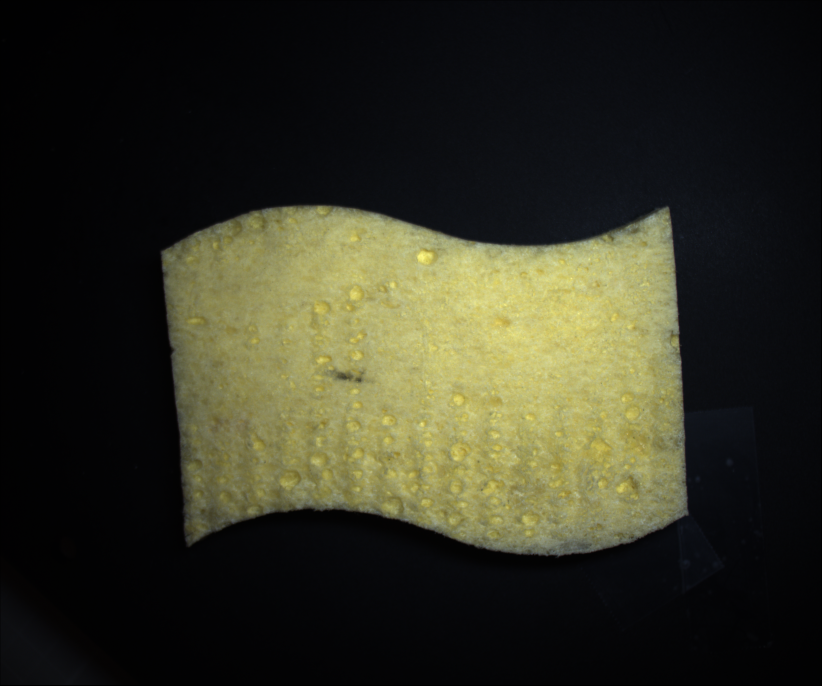
#> input picture trevor/Sponge/images/37958.png, 2464 x 2056 px (shown at 1/3 size); its folder holds only this picture in this run
$ python autoCanny.py --image ../../trevor/Sponge/images/37958.png
#> lines starting #> are read from the running program, lines starting #| are printed output that depends on the picture; after the words box and inside, x2 and y2 are one past the last pixel; in counts of white or black regions, pixels touching at a corner belong together
import numpy as np
import cv2
import argparse
import glob

def auto_Canny(image,sigma=0.33):
    v = np.median(image) #median

    lower = int(max(0, (1.0 - sigma) * v))
    upper = int(min(255, (1.0 + sigma) * v))
    edged_image = cv2.Canny(image,lower,upper)
    return edged_image

ap=argparse.ArgumentParser()
ap.add_argument("-i","--image", required=True,
    help="path to input dataset of images")
args = vars(ap.parse_args())

#for imagePath in glob.glob(args["images"] + "*/.png"):
image=cv2.imread(args["image"])
#> image is the input picture: shape (2056, 2464, 3); mean B, G, R 34.1, 48.9, 49.1
r = 500.0/image.shape[0]
#> r = 0.243
dim = (int(image.shape[1] *r), 500)
#> dim = (599, 500)
resized = cv2.resize(image, dim, interpolation = cv2.INTER_AREA)
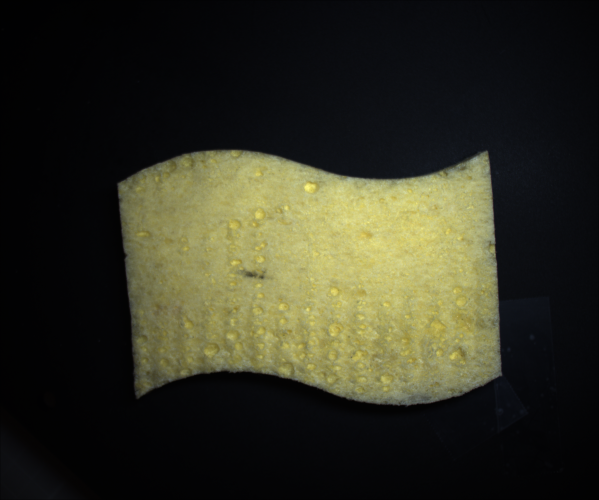
#> resized: shape (500, 599, 3); mean B, G, R 34.1, 48.9, 49.1
gray = cv2.cvtColor(resized, cv2.COLOR_BGR2GRAY)
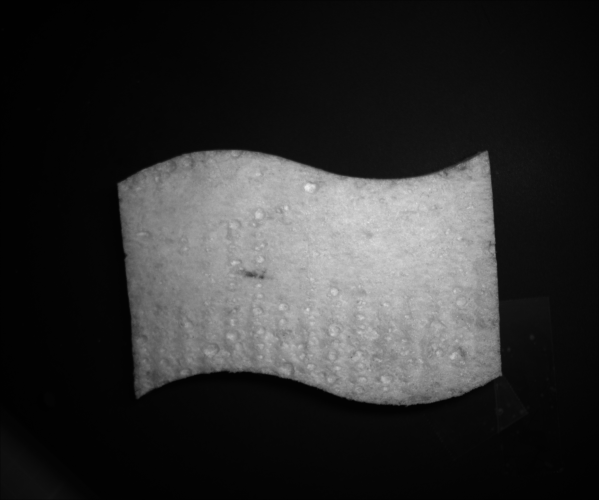
#> gray: shape (500, 599); min 1, max 237, mean 47.2
blurred = cv2.GaussianBlur(gray, (3,3), 0)

#wide = cv2.Canny(blurred,10,200)
#tight = cv2.Canny(blurred,225,250)
auto = auto_Canny(blurred) #returns edges
#> in auto_Canny, `v = np.median(image)`: v = 10
#> in auto_Canny, `lower = int(max(0, (1.0 - sigma) * v))`: lower = 6
#> in auto_Canny, `upper = int(min(255, (1.0 + sigma) * v))`: upper = 13
#> in auto_Canny, `edged_image = cv2.Canny(image,lower,upper)`:
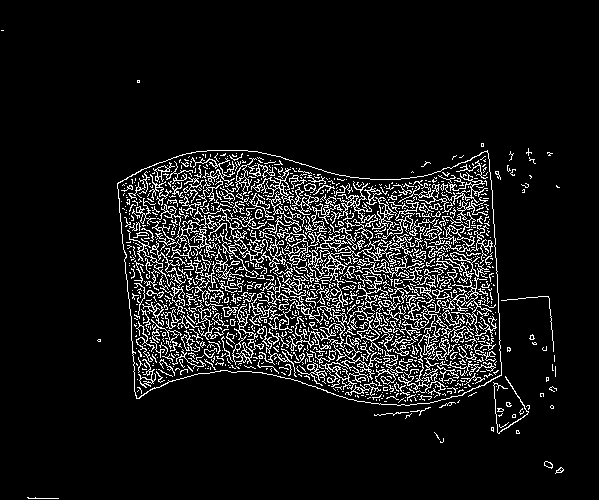
#> edged_image: shape (500, 599); 9.2% white in thin lines or dots, all inside (x1, y1, x2, y2) = (1, 30, 564, 499)

(cnts,_) = cv2.findContours(auto.copy(),cv2.RETR_EXTERNAL, cv2.CHAIN_APPROX_SIMPLE)
#> cnts = 54 contours, 50 with area under 20; largest, box (x1, y1, x2, y2) and area: (117, 150, 502, 406) 82522, (493, 376, 529, 434) 38, (544, 461, 553, 469) 37, (555, 467, 564, 474) 24
print("I count {} contours in this image".format(len(cnts)))
#| I count 54 contours in this image

cnt = cnts[0]
#> cnt = [[27, 497], [28, 498], [58, 498], [36, 498], [35, 497], [34, 498], [29, 498], [28, 497]]


cv2.imshow("Oringal", resized)
cv2.imshow("Edges",np.hstack([auto]))
cv2.waitKey(0)

resizedCopy1 = blurred.copy()
cv2.drawContours(resizedCopy1, cnts, -1, (0,255,0),2)
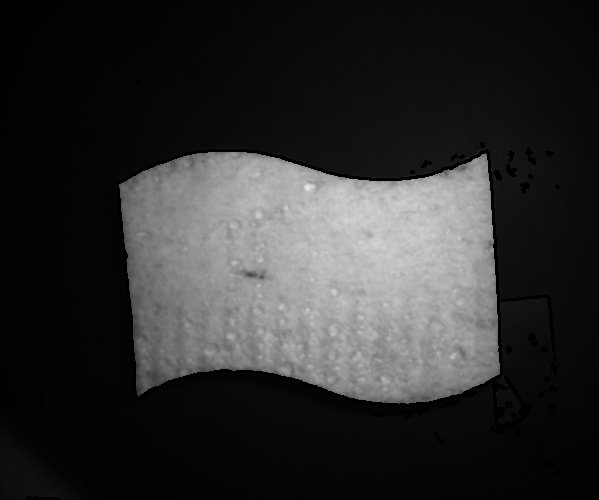
#> resizedCopy1: shape (500, 599); min 0, max 231, mean 46.4
cv2.imshow("Sponge",resizedCopy1)
cv2.waitKey(0)

#cntarea = cv2.contourArea(cnts)
#print("Area is :".format(cntarea))

#> (the run stopped early here; a loop or call above may not have finished)

$ run again, on trevor/Sponge/imagesCropped-2/image-1.png
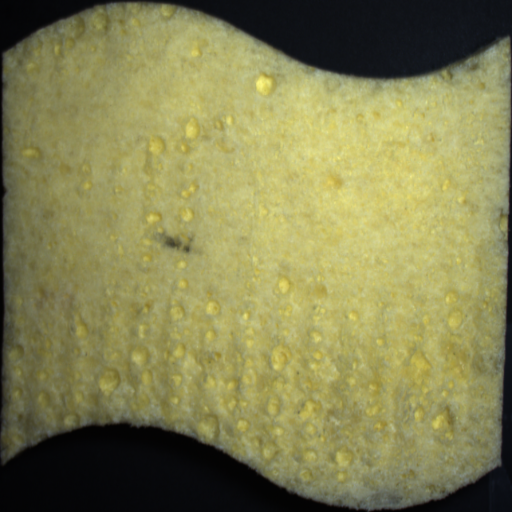
#> input picture trevor/Sponge/imagesCropped-2/image-1.png, 512 x 512 px
#> image is the input picture: shape (512, 512, 3); mean B, G, R 82.4, 130.9, 133
#> v = 144
#> lower = 96
#> upper = 191
#> in auto_Canny, `edged_image = cv2.Canny(image,lower,upper)`:
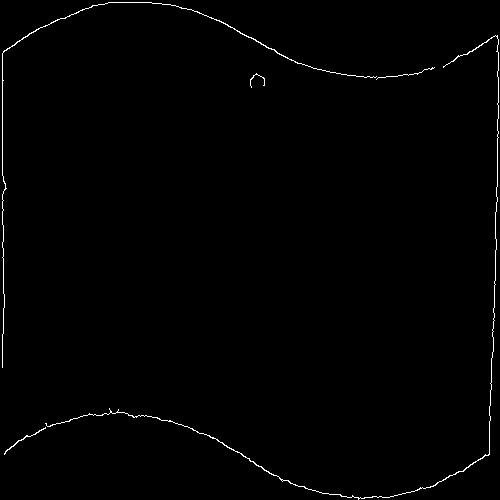
#> edged_image: shape (500, 500); 0.8% white in thin lines or dots
#> cnts = 5 contours, 2 with area under 20; largest, box (x1, y1, x2, y2) and area: (45, 35, 499, 500) 128, (2, 2, 377, 368) 82, (4, 427, 46, 455) 25
#| I count 5 contours in this image
#> cnt = contour of 53 points, box (x1, y1, x2, y2) (4, 427, 46, 455), area 25
#> `cv2.drawContours(resizedCopy1, cnts, -1, (0,255,0),2)`:
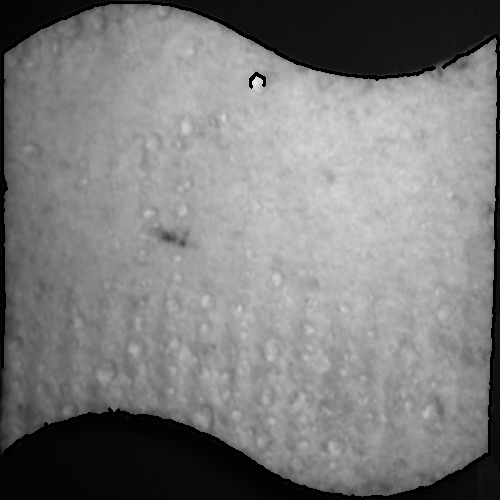
#> resizedCopy1: shape (500, 500); min 0, max 233, mean 124.5

$ run again, on trevor/Sponge/imagesCropped-2/image-2.png
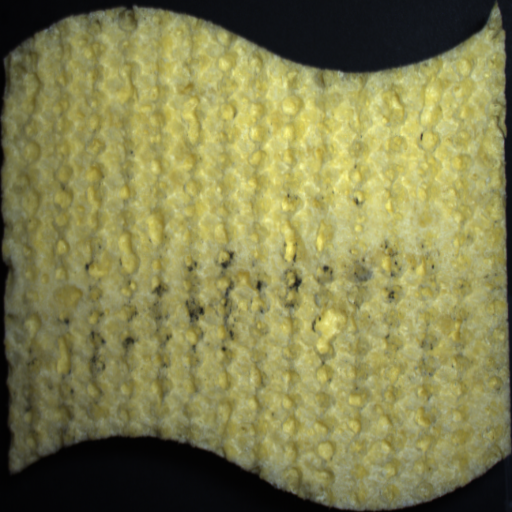
#> input picture trevor/Sponge/imagesCropped-2/image-2.png, 512 x 512 px
#> image is the input picture: shape (512, 512, 3); mean B, G, R 79, 128.2, 130.3
#> v = 140
#> lower = 93
#> upper = 186
#> in auto_Canny, `edged_image = cv2.Canny(image,lower,upper)`:
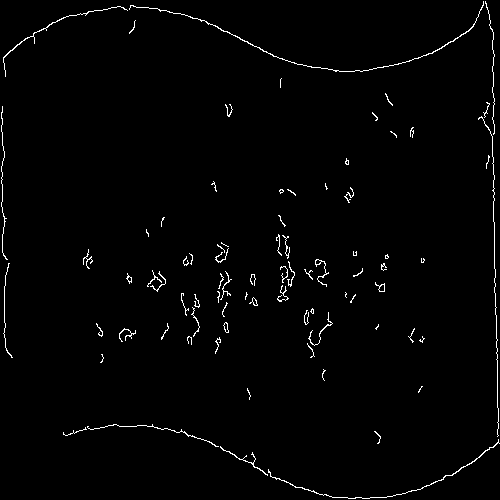
#> edged_image: shape (500, 500); 1.5% white in thin lines or dots
#> cnts = 80 contours, 71 with area under 20; largest, box (x1, y1, x2, y2) and area: (129, 1, 484, 72) 79, (268, 439, 500, 499) 60, (3, 6, 128, 77) 38, (375, 282, 385, 292) 36, (315, 259, 329, 287) 36
#| I count 80 contours in this image
#> cnt = contour of 83 points, box (x1, y1, x2, y2) (220, 446, 268, 476), area 27
#> `cv2.drawContours(resizedCopy1, cnts, -1, (0,255,0),2)`:
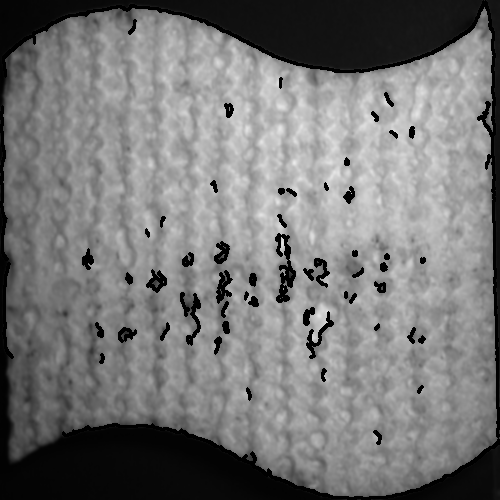
#> resizedCopy1: shape (500, 500); min 0, max 234, mean 118.8
